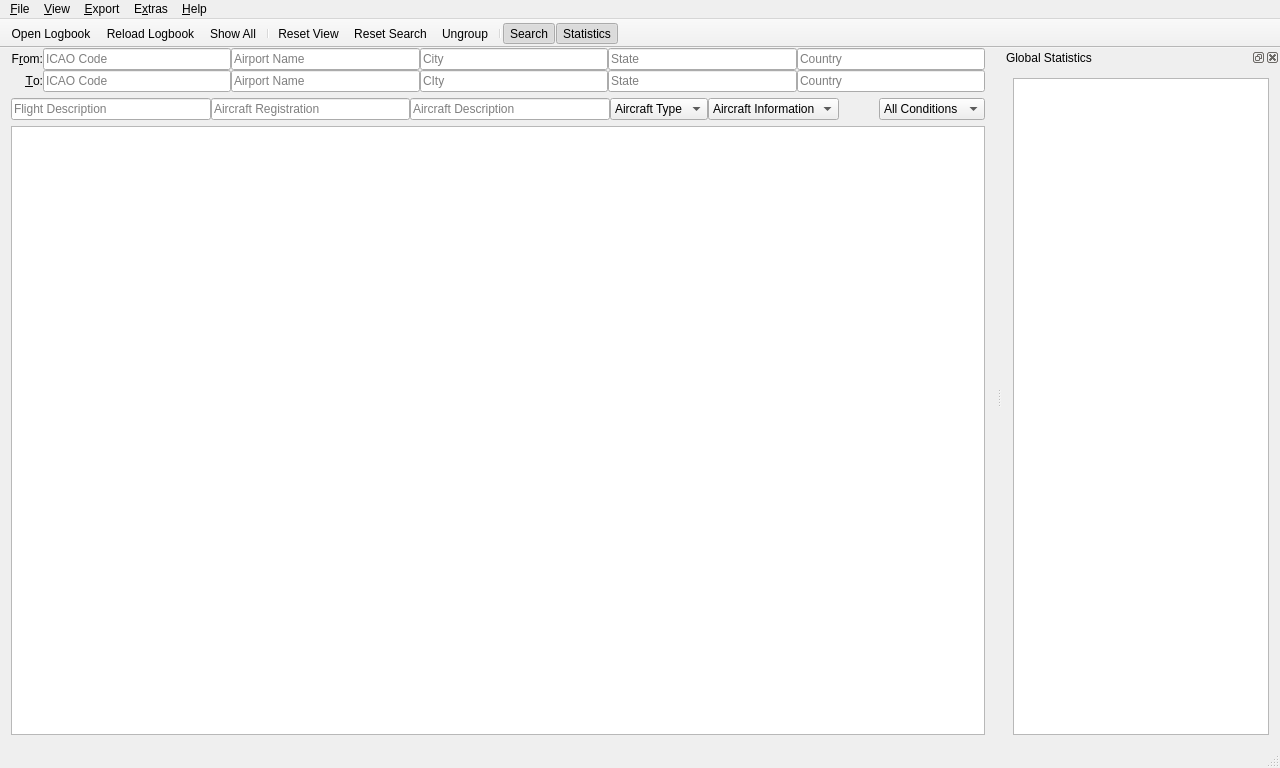
<?xml version="1.0" encoding="UTF-8"?>
<ui version="4.0">
 <class>MainWindow</class>
 <widget class="QMainWindow" name="MainWindow">
  <property name="geometry">
   <rect>
    <x>0</x>
    <y>0</y>
    <width>1280</width>
    <height>768</height>
   </rect>
  </property>
  <property name="windowTitle">
   <string>Little Logbook</string>
  </property>
  <property name="windowIcon">
   <iconset resource="../../littlelogbook.qrc">
    <normaloff>:/littlelogbook/resources/icons/logbook.svg</normaloff>:/littlelogbook/resources/icons/logbook.svg</iconset>
  </property>
  <widget class="QWidget" name="centralWidget">
   <layout class="QVBoxLayout" name="verticalLayout">
    <property name="topMargin">
     <number>0</number>
    </property>
    <item>
     <layout class="QGridLayout" name="gridLayoutSearch">
      <property name="spacing">
       <number>0</number>
      </property>
      <item row="0" column="1">
       <widget class="QLineEdit" name="fromAirportLineEdit">
        <property name="sizePolicy">
         <sizepolicy hsizetype="Expanding" vsizetype="Fixed">
          <horstretch>0</horstretch>
          <verstretch>0</verstretch>
         </sizepolicy>
        </property>
        <property name="toolTip">
         <string>Start airport ICAO code</string>
        </property>
        <property name="text">
         <string/>
        </property>
        <property name="frame">
         <bool>true</bool>
        </property>
        <property name="placeholderText">
         <string>ICAO Code</string>
        </property>
        <property name="clearButtonEnabled">
         <bool>true</bool>
        </property>
       </widget>
      </item>
      <item row="1" column="3">
       <widget class="QLineEdit" name="toCityLineEdit">
        <property name="toolTip">
         <string>Destination airport city name</string>
        </property>
        <property name="placeholderText">
         <string>CIty</string>
        </property>
        <property name="clearButtonEnabled">
         <bool>true</bool>
        </property>
       </widget>
      </item>
      <item row="1" column="5">
       <widget class="QLineEdit" name="toCountryLineEdit">
        <property name="toolTip">
         <string>Destination airport country name</string>
        </property>
        <property name="placeholderText">
         <string>Country</string>
        </property>
        <property name="clearButtonEnabled">
         <bool>true</bool>
        </property>
       </widget>
      </item>
      <item row="1" column="2">
       <widget class="QLineEdit" name="toAirportNameLineEdit">
        <property name="toolTip">
         <string>Destination airport name</string>
        </property>
        <property name="placeholderText">
         <string>Airport Name</string>
        </property>
        <property name="clearButtonEnabled">
         <bool>true</bool>
        </property>
       </widget>
      </item>
      <item row="0" column="3">
       <widget class="QLineEdit" name="fromCityLineEdit">
        <property name="toolTip">
         <string>Start airport city name</string>
        </property>
        <property name="placeholderText">
         <string>City</string>
        </property>
        <property name="clearButtonEnabled">
         <bool>true</bool>
        </property>
       </widget>
      </item>
      <item row="0" column="4">
       <widget class="QLineEdit" name="fromStateLineEdit">
        <property name="toolTip">
         <string>Start airport state or province name</string>
        </property>
        <property name="placeholderText">
         <string>State</string>
        </property>
        <property name="clearButtonEnabled">
         <bool>true</bool>
        </property>
       </widget>
      </item>
      <item row="0" column="5">
       <widget class="QLineEdit" name="fromCountryLineEdit">
        <property name="toolTip">
         <string>Start airport country name</string>
        </property>
        <property name="placeholderText">
         <string>Country</string>
        </property>
        <property name="clearButtonEnabled">
         <bool>true</bool>
        </property>
       </widget>
      </item>
      <item row="1" column="1">
       <widget class="QLineEdit" name="toAirportLineEdit">
        <property name="sizePolicy">
         <sizepolicy hsizetype="Expanding" vsizetype="Fixed">
          <horstretch>0</horstretch>
          <verstretch>0</verstretch>
         </sizepolicy>
        </property>
        <property name="toolTip">
         <string>Destination airport ICAO code</string>
        </property>
        <property name="placeholderText">
         <string>ICAO Code</string>
        </property>
        <property name="clearButtonEnabled">
         <bool>true</bool>
        </property>
       </widget>
      </item>
      <item row="0" column="2">
       <widget class="QLineEdit" name="fromAirportNameLineEdit">
        <property name="toolTip">
         <string>Start airport name</string>
        </property>
        <property name="placeholderText">
         <string>Airport Name</string>
        </property>
        <property name="clearButtonEnabled">
         <bool>true</bool>
        </property>
       </widget>
      </item>
      <item row="1" column="4">
       <widget class="QLineEdit" name="toStateLineEdit">
        <property name="toolTip">
         <string>Destination airport state or province name</string>
        </property>
        <property name="placeholderText">
         <string>State</string>
        </property>
        <property name="clearButtonEnabled">
         <bool>true</bool>
        </property>
       </widget>
      </item>
      <item row="0" column="0">
       <widget class="QLabel" name="fromLabel">
        <property name="sizePolicy">
         <sizepolicy hsizetype="Minimum" vsizetype="Preferred">
          <horstretch>0</horstretch>
          <verstretch>0</verstretch>
         </sizepolicy>
        </property>
        <property name="toolTip">
         <string>&lt;html&gt;&lt;head/&gt;&lt;body&gt;
&lt;p&gt;Search tips: &lt;/p&gt;
&lt;ul&gt;
&lt;li&gt;Default is search for entries that start with text.&lt;/li&gt;
&lt;li&gt;Use &amp;quot;*&amp;quot; as a placeholder for any text. &lt;/li&gt;
&lt;li&gt;Prefix with &amp;quot;-&amp;quot; as first character to negate search.&lt;/li&gt;
&lt;/ul&gt;
&lt;/body&gt;&lt;/html&gt;</string>
        </property>
        <property name="text">
         <string>F&amp;rom:</string>
        </property>
        <property name="alignment">
         <set>Qt::AlignRight|Qt::AlignTrailing|Qt::AlignVCenter</set>
        </property>
        <property name="buddy">
         <cstring>fromAirportLineEdit</cstring>
        </property>
       </widget>
      </item>
      <item row="1" column="0">
       <widget class="QLabel" name="toLabel">
        <property name="sizePolicy">
         <sizepolicy hsizetype="Minimum" vsizetype="Preferred">
          <horstretch>0</horstretch>
          <verstretch>0</verstretch>
         </sizepolicy>
        </property>
        <property name="toolTip">
         <string>&lt;html&gt;&lt;head/&gt;&lt;body&gt;
&lt;p&gt;Search tips: &lt;/p&gt;
&lt;ul&gt;
&lt;li&gt;Default is search for entries that start with text.&lt;/li&gt;
&lt;li&gt;Use &amp;quot;*&amp;quot; as a placeholder for any text. &lt;/li&gt;
&lt;li&gt;Prefix with &amp;quot;-&amp;quot; as first character to negate search.&lt;/li&gt;
&lt;/ul&gt;
&lt;/body&gt;&lt;/html&gt;</string>
        </property>
        <property name="text">
         <string>&amp;To:</string>
        </property>
        <property name="alignment">
         <set>Qt::AlignRight|Qt::AlignTrailing|Qt::AlignVCenter</set>
        </property>
        <property name="buddy">
         <cstring>toAirportLineEdit</cstring>
        </property>
       </widget>
      </item>
     </layout>
    </item>
    <item>
     <layout class="QGridLayout" name="gridLayoutSearch2">
      <property name="spacing">
       <number>0</number>
      </property>
      <item row="0" column="4">
       <widget class="QComboBox" name="aircraftInfoComboBox">
        <property name="toolTip">
         <string>Other aircraft information</string>
        </property>
        <item>
         <property name="text">
          <string>Aircraft Information</string>
         </property>
        </item>
        <item>
         <property name="text">
          <string>Multi-engine</string>
         </property>
        </item>
       </widget>
      </item>
      <item row="0" column="6">
       <widget class="QComboBox" name="conditionComboBox">
        <property name="toolTip">
         <string>Filter by all matching conditions or any matching condition</string>
        </property>
        <item>
         <property name="text">
          <string>All Conditions</string>
         </property>
        </item>
        <item>
         <property name="text">
          <string>Any Condition</string>
         </property>
        </item>
       </widget>
      </item>
      <item row="0" column="3">
       <widget class="QComboBox" name="aircraftTypeComboBox">
        <property name="toolTip">
         <string>Type of aircraft used for a flight</string>
        </property>
        <property name="currentText">
         <string>Aircraft Type</string>
        </property>
        <item>
         <property name="text">
          <string>Aircraft Type</string>
         </property>
        </item>
        <item>
         <property name="text">
          <string>Glider</string>
         </property>
        </item>
        <item>
         <property name="text">
          <string>Fixed Wing</string>
         </property>
        </item>
        <item>
         <property name="text">
          <string>Amphibious</string>
         </property>
        </item>
        <item>
         <property name="text">
          <string>Rotor</string>
         </property>
        </item>
       </widget>
      </item>
      <item row="0" column="2">
       <widget class="QLineEdit" name="aircraftDescrLineEdit">
        <property name="sizePolicy">
         <sizepolicy hsizetype="Expanding" vsizetype="Fixed">
          <horstretch>1</horstretch>
          <verstretch>0</verstretch>
         </sizepolicy>
        </property>
        <property name="toolTip">
         <string>Name or description of the aircraft used for a flight</string>
        </property>
        <property name="placeholderText">
         <string>Aircraft Description</string>
        </property>
        <property name="clearButtonEnabled">
         <bool>true</bool>
        </property>
       </widget>
      </item>
      <item row="0" column="1">
       <widget class="QLineEdit" name="aircraftRegLineEdit">
        <property name="sizePolicy">
         <sizepolicy hsizetype="Expanding" vsizetype="Fixed">
          <horstretch>1</horstretch>
          <verstretch>0</verstretch>
         </sizepolicy>
        </property>
        <property name="toolTip">
         <string>Registration of the aircraft used for a flight</string>
        </property>
        <property name="placeholderText">
         <string>Aircraft Registration</string>
        </property>
        <property name="clearButtonEnabled">
         <bool>true</bool>
        </property>
       </widget>
      </item>
      <item row="0" column="0">
       <widget class="QLineEdit" name="descriptionLineEdit">
        <property name="sizePolicy">
         <sizepolicy hsizetype="Expanding" vsizetype="Fixed">
          <horstretch>1</horstretch>
          <verstretch>0</verstretch>
         </sizepolicy>
        </property>
        <property name="toolTip">
         <string>Short comment or descritption of a flight</string>
        </property>
        <property name="placeholderText">
         <string>Flight Description</string>
        </property>
        <property name="clearButtonEnabled">
         <bool>true</bool>
        </property>
       </widget>
      </item>
      <item row="0" column="5">
       <spacer name="horizontalSpacer">
        <property name="orientation">
         <enum>Qt::Horizontal</enum>
        </property>
        <property name="sizeHint" stdset="0">
         <size>
          <width>40</width>
          <height>20</height>
         </size>
        </property>
       </spacer>
      </item>
     </layout>
    </item>
    <item>
     <widget class="QTableView" name="tableView">
      <property name="font">
       <font>
        <pointsize>9</pointsize>
       </font>
      </property>
      <property name="contextMenuPolicy">
       <enum>Qt::CustomContextMenu</enum>
      </property>
      <property name="lineWidth">
       <number>1</number>
      </property>
      <property name="editTriggers">
       <set>QAbstractItemView::NoEditTriggers</set>
      </property>
      <property name="tabKeyNavigation">
       <bool>false</bool>
      </property>
      <property name="showDropIndicator" stdset="0">
       <bool>false</bool>
      </property>
      <property name="dragDropOverwriteMode">
       <bool>false</bool>
      </property>
      <property name="alternatingRowColors">
       <bool>true</bool>
      </property>
      <property name="selectionMode">
       <enum>QAbstractItemView::ExtendedSelection</enum>
      </property>
      <property name="selectionBehavior">
       <enum>QAbstractItemView::SelectRows</enum>
      </property>
      <property name="horizontalScrollMode">
       <enum>QAbstractItemView::ScrollPerPixel</enum>
      </property>
      <property name="sortingEnabled">
       <bool>true</bool>
      </property>
      <property name="wordWrap">
       <bool>false</bool>
      </property>
      <attribute name="horizontalHeaderMinimumSectionSize">
       <number>5</number>
      </attribute>
      <attribute name="horizontalHeaderStretchLastSection">
       <bool>false</bool>
      </attribute>
      <attribute name="verticalHeaderCascadingSectionResizes">
       <bool>true</bool>
      </attribute>
      <attribute name="verticalHeaderDefaultSectionSize">
       <number>18</number>
      </attribute>
      <attribute name="verticalHeaderMinimumSectionSize">
       <number>18</number>
      </attribute>
     </widget>
    </item>
   </layout>
  </widget>
  <widget class="QMenuBar" name="menuBar">
   <property name="geometry">
    <rect>
     <x>0</x>
     <y>0</y>
     <width>1280</width>
     <height>24</height>
    </rect>
   </property>
   <widget class="QMenu" name="menuFile">
    <property name="title">
     <string>&amp;File</string>
    </property>
    <addaction name="actionOpenLogbook"/>
    <addaction name="actionReloadLogbook"/>
    <addaction name="separator"/>
    <addaction name="actionQuit"/>
   </widget>
   <widget class="QMenu" name="menuView">
    <property name="title">
     <string>&amp;View</string>
    </property>
    <addaction name="actionShowToolbar"/>
    <addaction name="actionShowStatusbar"/>
    <addaction name="actionShowStatistics"/>
    <addaction name="actionShowSearch"/>
    <addaction name="separator"/>
    <addaction name="actionShowAll"/>
    <addaction name="separator"/>
    <addaction name="actionResetView"/>
    <addaction name="actionResetSearch"/>
    <addaction name="actionUngroup"/>
   </widget>
   <widget class="QMenu" name="menuHelp">
    <property name="title">
     <string>&amp;Help</string>
    </property>
    <addaction name="actionHelp"/>
    <addaction name="actionAbout"/>
    <addaction name="actionAboutQt"/>
   </widget>
   <widget class="QMenu" name="menuExport">
    <property name="title">
     <string>&amp;Export</string>
    </property>
    <addaction name="actionOpenAfterExport"/>
    <addaction name="separator"/>
    <addaction name="actionExportAllCsv"/>
    <addaction name="actionExportSelectedCsv"/>
    <addaction name="separator"/>
    <addaction name="actionExportAllHtml"/>
    <addaction name="actionExportSelectedHtml"/>
   </widget>
   <widget class="QMenu" name="menuExtras">
    <property name="title">
     <string>E&amp;xtras</string>
    </property>
    <addaction name="actionFilterLogbookEntries"/>
    <addaction name="actionResetMessages"/>
   </widget>
   <addaction name="menuFile"/>
   <addaction name="menuView"/>
   <addaction name="menuExport"/>
   <addaction name="menuExtras"/>
   <addaction name="menuHelp"/>
  </widget>
  <widget class="QToolBar" name="mainToolBar">
   <property name="enabled">
    <bool>true</bool>
   </property>
   <property name="windowTitle">
    <string>Toolbar</string>
   </property>
   <property name="movable">
    <bool>false</bool>
   </property>
   <property name="floatable">
    <bool>false</bool>
   </property>
   <attribute name="toolBarArea">
    <enum>TopToolBarArea</enum>
   </attribute>
   <attribute name="toolBarBreak">
    <bool>false</bool>
   </attribute>
   <addaction name="actionOpenLogbook"/>
   <addaction name="actionReloadLogbook"/>
   <addaction name="actionShowAll"/>
   <addaction name="separator"/>
   <addaction name="actionResetView"/>
   <addaction name="actionResetSearch"/>
   <addaction name="actionUngroup"/>
   <addaction name="separator"/>
   <addaction name="actionShowSearch"/>
   <addaction name="actionShowStatistics"/>
  </widget>
  <widget class="QStatusBar" name="statusBar"/>
  <widget class="QDockWidget" name="dockWidget">
   <property name="enabled">
    <bool>true</bool>
   </property>
   <property name="windowTitle">
    <string>Global Statistics</string>
   </property>
   <attribute name="dockWidgetArea">
    <number>2</number>
   </attribute>
   <widget class="QWidget" name="dockWidgetContents">
    <layout class="QVBoxLayout" name="verticalLayout_2">
     <item>
      <widget class="QTextEdit" name="globalStatsTextEdit">
       <property name="undoRedoEnabled">
        <bool>false</bool>
       </property>
       <property name="readOnly">
        <bool>true</bool>
       </property>
       <property name="html">
        <string>&lt;!DOCTYPE HTML PUBLIC &quot;-//W3C//DTD HTML 4.0//EN&quot; &quot;http://www.w3.org/TR/REC-html40/strict.dtd&quot;&gt;
&lt;html&gt;&lt;head&gt;&lt;meta name=&quot;qrichtext&quot; content=&quot;1&quot; /&gt;&lt;style type=&quot;text/css&quot;&gt;
p, li { white-space: pre-wrap; }
&lt;/style&gt;&lt;/head&gt;&lt;body style=&quot; font-family:'Ubuntu'; font-size:10pt; font-weight:400; font-style:normal;&quot;&gt;
&lt;p style=&quot;-qt-paragraph-type:empty; margin-top:0px; margin-bottom:0px; margin-left:0px; margin-right:0px; -qt-block-indent:0; text-indent:0px;&quot;&gt;&lt;br /&gt;&lt;/p&gt;&lt;/body&gt;&lt;/html&gt;</string>
       </property>
      </widget>
     </item>
    </layout>
   </widget>
  </widget>
  <action name="actionQuit">
   <property name="icon">
    <iconset resource="../../littlelogbook.qrc">
     <normaloff>:/littlelogbook/resources/icons/application-exit.svg</normaloff>:/littlelogbook/resources/icons/application-exit.svg</iconset>
   </property>
   <property name="text">
    <string>&amp;Quit</string>
   </property>
   <property name="toolTip">
    <string>Quit the application</string>
   </property>
   <property name="statusTip">
    <string>Quit the application</string>
   </property>
   <property name="shortcut">
    <string>Ctrl+Q</string>
   </property>
  </action>
  <action name="actionReloadLogbook">
   <property name="icon">
    <iconset resource="../../littlelogbook.qrc">
     <normaloff>:/littlelogbook/resources/icons/revert.svg</normaloff>:/littlelogbook/resources/icons/revert.svg</iconset>
   </property>
   <property name="text">
    <string>&amp;Reload Logbook</string>
   </property>
   <property name="toolTip">
    <string>Reload the current logbook</string>
   </property>
   <property name="statusTip">
    <string>Reload the current logbook</string>
   </property>
   <property name="shortcut">
    <string>Ctrl+L</string>
   </property>
  </action>
  <action name="actionFilterIncluding">
   <property name="icon">
    <iconset resource="../../littlelogbook.qrc">
     <normaloff>:/littlelogbook/resources/icons/filter-add.svg</normaloff>:/littlelogbook/resources/icons/filter-add.svg</iconset>
   </property>
   <property name="text">
    <string>Filter by Entries &amp;including &quot;%1&quot;</string>
   </property>
   <property name="toolTip">
    <string>Filter by logbook entries including text</string>
   </property>
   <property name="statusTip">
    <string>Filter by logbook entries including text</string>
   </property>
  </action>
  <action name="actionFilterExcluding">
   <property name="icon">
    <iconset resource="../../littlelogbook.qrc">
     <normaloff>:/littlelogbook/resources/icons/filter-remove.svg</normaloff>:/littlelogbook/resources/icons/filter-remove.svg</iconset>
   </property>
   <property name="text">
    <string>Filter by Entries e&amp;xcluding &quot;%1&quot;</string>
   </property>
   <property name="toolTip">
    <string>Filter by logbook entries excluding text</string>
   </property>
   <property name="statusTip">
    <string>Filter by logbook entries excluding text</string>
   </property>
  </action>
  <action name="actionResetView">
   <property name="icon">
    <iconset resource="../../littlelogbook.qrc">
     <normaloff>:/littlelogbook/resources/icons/cleartable.svg</normaloff>:/littlelogbook/resources/icons/cleartable.svg</iconset>
   </property>
   <property name="text">
    <string>&amp;Reset View</string>
   </property>
   <property name="toolTip">
    <string>Reset sort order, column order and column sizes to default</string>
   </property>
   <property name="statusTip">
    <string>Reset sort order, column order and column sizes to default</string>
   </property>
  </action>
  <action name="actionGroupByCol">
   <property name="icon">
    <iconset resource="../../littlelogbook.qrc">
     <normaloff>:/littlelogbook/resources/icons/group-by.svg</normaloff>:/littlelogbook/resources/icons/group-by.svg</iconset>
   </property>
   <property name="text">
    <string>&amp;Group by Column  &quot;%1&quot;</string>
   </property>
   <property name="toolTip">
    <string>Group by column and show summary for others</string>
   </property>
   <property name="statusTip">
    <string>Group by column and show summary for others</string>
   </property>
  </action>
  <action name="actionAbout">
   <property name="icon">
    <iconset resource="../../littlelogbook.qrc">
     <normaloff>:/littlelogbook/resources/icons/about.svg</normaloff>:/littlelogbook/resources/icons/about.svg</iconset>
   </property>
   <property name="text">
    <string>&amp;About</string>
   </property>
   <property name="toolTip">
    <string>About this application</string>
   </property>
   <property name="statusTip">
    <string>About this application</string>
   </property>
  </action>
  <action name="actionAboutQt">
   <property name="icon">
    <iconset resource="../../littlelogbook.qrc">
     <normaloff>:/littlelogbook/resources/icons/about.svg</normaloff>:/littlelogbook/resources/icons/about.svg</iconset>
   </property>
   <property name="text">
    <string>About &amp;Qt</string>
   </property>
   <property name="toolTip">
    <string>About the Qt toolkit</string>
   </property>
   <property name="statusTip">
    <string>About the Qt toolkit</string>
   </property>
  </action>
  <action name="actionShowToolbar">
   <property name="checkable">
    <bool>true</bool>
   </property>
   <property name="checked">
    <bool>true</bool>
   </property>
   <property name="text">
    <string>&amp;Toolbar</string>
   </property>
   <property name="toolTip">
    <string>Show or hide the toolbar</string>
   </property>
   <property name="statusTip">
    <string>Show or hide the toolbar</string>
   </property>
  </action>
  <action name="actionShowStatusbar">
   <property name="checkable">
    <bool>true</bool>
   </property>
   <property name="checked">
    <bool>true</bool>
   </property>
   <property name="text">
    <string>Stat&amp;usbar</string>
   </property>
   <property name="toolTip">
    <string>Show or hide the statusbar</string>
   </property>
   <property name="statusTip">
    <string>Show or hide the statusbar</string>
   </property>
  </action>
  <action name="actionOpenLogbook">
   <property name="icon">
    <iconset resource="../../littlelogbook.qrc">
     <normaloff>:/littlelogbook/resources/icons/fileopen.svg</normaloff>:/littlelogbook/resources/icons/fileopen.svg</iconset>
   </property>
   <property name="text">
    <string>&amp;Open Logbook ...</string>
   </property>
   <property name="toolTip">
    <string>Open a new logbook file (Logbook.BIN)</string>
   </property>
   <property name="statusTip">
    <string>Open a new logbook file (Logbook.BIN)</string>
   </property>
   <property name="shortcut">
    <string>Ctrl+O</string>
   </property>
  </action>
  <action name="actionShowSearch">
   <property name="checkable">
    <bool>true</bool>
   </property>
   <property name="checked">
    <bool>true</bool>
   </property>
   <property name="icon">
    <iconset resource="../../littlelogbook.qrc">
     <normaloff>:/littlelogbook/resources/icons/search.svg</normaloff>:/littlelogbook/resources/icons/search.svg</iconset>
   </property>
   <property name="text">
    <string>&amp;Search</string>
   </property>
   <property name="toolTip">
    <string>Show or hide the search filter bar</string>
   </property>
   <property name="statusTip">
    <string>Show or hide the search filter bar</string>
   </property>
   <property name="shortcut">
    <string>Ctrl+F</string>
   </property>
   <property name="iconVisibleInMenu">
    <bool>false</bool>
   </property>
  </action>
  <action name="actionHelp">
   <property name="icon">
    <iconset resource="../../littlelogbook.qrc">
     <normaloff>:/littlelogbook/resources/icons/help.svg</normaloff>:/littlelogbook/resources/icons/help.svg</iconset>
   </property>
   <property name="text">
    <string>&amp;Contents</string>
   </property>
   <property name="toolTip">
    <string>Show help</string>
   </property>
   <property name="statusTip">
    <string>Show help</string>
   </property>
  </action>
  <action name="actionExportAllCsv">
   <property name="text">
    <string>Export All as &amp;CSV ...</string>
   </property>
   <property name="toolTip">
    <string>Export all logbook entries to a CSV document</string>
   </property>
   <property name="statusTip">
    <string>Export all logbook entries to a CSV document</string>
   </property>
  </action>
  <action name="actionExportAllHtml">
   <property name="text">
    <string>Export All as &amp;HTML ...</string>
   </property>
   <property name="toolTip">
    <string>Export all logbook entries to a HTML document</string>
   </property>
   <property name="statusTip">
    <string>Export all logbook entries to a HTML document</string>
   </property>
  </action>
  <action name="actionExportSelectedCsv">
   <property name="text">
    <string>Export Selected as &amp;CSV ...</string>
   </property>
   <property name="toolTip">
    <string>Export selected logbook entries to a CSV document</string>
   </property>
   <property name="statusTip">
    <string>Export selected logbook entries to a CSV document</string>
   </property>
  </action>
  <action name="actionExportSelectedHtml">
   <property name="text">
    <string>Export Selected as &amp;HTML ...</string>
   </property>
   <property name="toolTip">
    <string>Export selected logbook entries to a HTML document</string>
   </property>
   <property name="statusTip">
    <string>Export selected logbook entries to a HTML document</string>
   </property>
  </action>
  <action name="actionResetSearch">
   <property name="icon">
    <iconset resource="../../littlelogbook.qrc">
     <normaloff>:/littlelogbook/resources/icons/clear.svg</normaloff>:/littlelogbook/resources/icons/clear.svg</iconset>
   </property>
   <property name="text">
    <string>R&amp;eset Search</string>
   </property>
   <property name="toolTip">
    <string>Clear all search filters</string>
   </property>
   <property name="statusTip">
    <string>Clear all search filters</string>
   </property>
   <property name="shortcut">
    <string>Ctrl+R</string>
   </property>
  </action>
  <action name="actionUngroup">
   <property name="icon">
    <iconset resource="../../littlelogbook.qrc">
     <normaloff>:/littlelogbook/resources/icons/group-by.svg</normaloff>:/littlelogbook/resources/icons/group-by.svg</iconset>
   </property>
   <property name="text">
    <string>Un&amp;group</string>
   </property>
   <property name="toolTip">
    <string>Release column grouping</string>
   </property>
   <property name="statusTip">
    <string>Release column grouping</string>
   </property>
   <property name="whatsThis">
    <string/>
   </property>
   <property name="shortcut">
    <string>Ctrl+G</string>
   </property>
  </action>
  <action name="actionShowAll">
   <property name="icon">
    <iconset resource="../../littlelogbook.qrc">
     <normaloff>:/littlelogbook/resources/icons/load-all.svg</normaloff>:/littlelogbook/resources/icons/load-all.svg</iconset>
   </property>
   <property name="text">
    <string>&amp;Show All</string>
   </property>
   <property name="toolTip">
    <string>Load all logbook entries into the view</string>
   </property>
   <property name="statusTip">
    <string>Load all logbook entries into the view</string>
   </property>
   <property name="shortcut">
    <string>Ctrl+Shift+A</string>
   </property>
  </action>
  <action name="actionResetMessages">
   <property name="text">
    <string>&amp;Reset all Messages</string>
   </property>
   <property name="toolTip">
    <string>Shows all notification and question dialogs again</string>
   </property>
   <property name="statusTip">
    <string>Shows all notification and question dialogs again</string>
   </property>
  </action>
  <action name="actionShowStatistics">
   <property name="checkable">
    <bool>true</bool>
   </property>
   <property name="checked">
    <bool>true</bool>
   </property>
   <property name="icon">
    <iconset resource="../../littlelogbook.qrc">
     <normaloff>:/littlelogbook/resources/icons/globals.svg</normaloff>:/littlelogbook/resources/icons/globals.svg</iconset>
   </property>
   <property name="text">
    <string>Stat&amp;istics</string>
   </property>
   <property name="toolTip">
    <string>Show or hide the statistics report window</string>
   </property>
   <property name="statusTip">
    <string>Show or hide the statistics report window</string>
   </property>
   <property name="iconVisibleInMenu">
    <bool>false</bool>
   </property>
  </action>
  <action name="actionOpenAfterExport">
   <property name="checkable">
    <bool>true</bool>
   </property>
   <property name="checked">
    <bool>true</bool>
   </property>
   <property name="text">
    <string>&amp;Open Document after Export</string>
   </property>
   <property name="toolTip">
    <string>Opens the document in a suitable application after export</string>
   </property>
   <property name="statusTip">
    <string>Opens the document in a suitable application after export</string>
   </property>
  </action>
  <action name="actionFilterLogbookEntries">
   <property name="checkable">
    <bool>true</bool>
   </property>
   <property name="text">
    <string>Filter Logbook Entries</string>
   </property>
   <property name="toolTip">
    <string>Filter out useless Logbook Entries when loading</string>
   </property>
   <property name="statusTip">
    <string>Filter out useless Logbook Entries when loading</string>
   </property>
  </action>
  <action name="actionTableSelectAll">
   <property name="text">
    <string>Select &amp;All</string>
   </property>
   <property name="toolTip">
    <string>Select all Entries</string>
   </property>
   <property name="shortcut">
    <string>Ctrl+A</string>
   </property>
  </action>
  <action name="actionTableCopy">
   <property name="icon">
    <iconset resource="../../littlelogbook.qrc">
     <normaloff>:/littlelogbook/resources/icons/copy.svg</normaloff>:/littlelogbook/resources/icons/copy.svg</iconset>
   </property>
   <property name="text">
    <string>&amp;Copy</string>
   </property>
   <property name="toolTip">
    <string>Copy Text from Field</string>
   </property>
   <property name="shortcut">
    <string>Ctrl+C</string>
   </property>
  </action>
 </widget>
 <layoutdefault spacing="6" margin="11"/>
 <tabstops>
  <tabstop>tableView</tabstop>
  <tabstop>fromAirportLineEdit</tabstop>
  <tabstop>toAirportLineEdit</tabstop>
  <tabstop>fromAirportNameLineEdit</tabstop>
  <tabstop>toAirportNameLineEdit</tabstop>
  <tabstop>fromCityLineEdit</tabstop>
  <tabstop>toCityLineEdit</tabstop>
  <tabstop>fromStateLineEdit</tabstop>
  <tabstop>toStateLineEdit</tabstop>
  <tabstop>fromCountryLineEdit</tabstop>
  <tabstop>toCountryLineEdit</tabstop>
  <tabstop>descriptionLineEdit</tabstop>
  <tabstop>aircraftRegLineEdit</tabstop>
  <tabstop>aircraftDescrLineEdit</tabstop>
  <tabstop>aircraftTypeComboBox</tabstop>
  <tabstop>aircraftInfoComboBox</tabstop>
  <tabstop>conditionComboBox</tabstop>
 </tabstops>
 <resources>
  <include location="../../littlelogbook.qrc"/>
 </resources>
 <connections/>
</ui>
